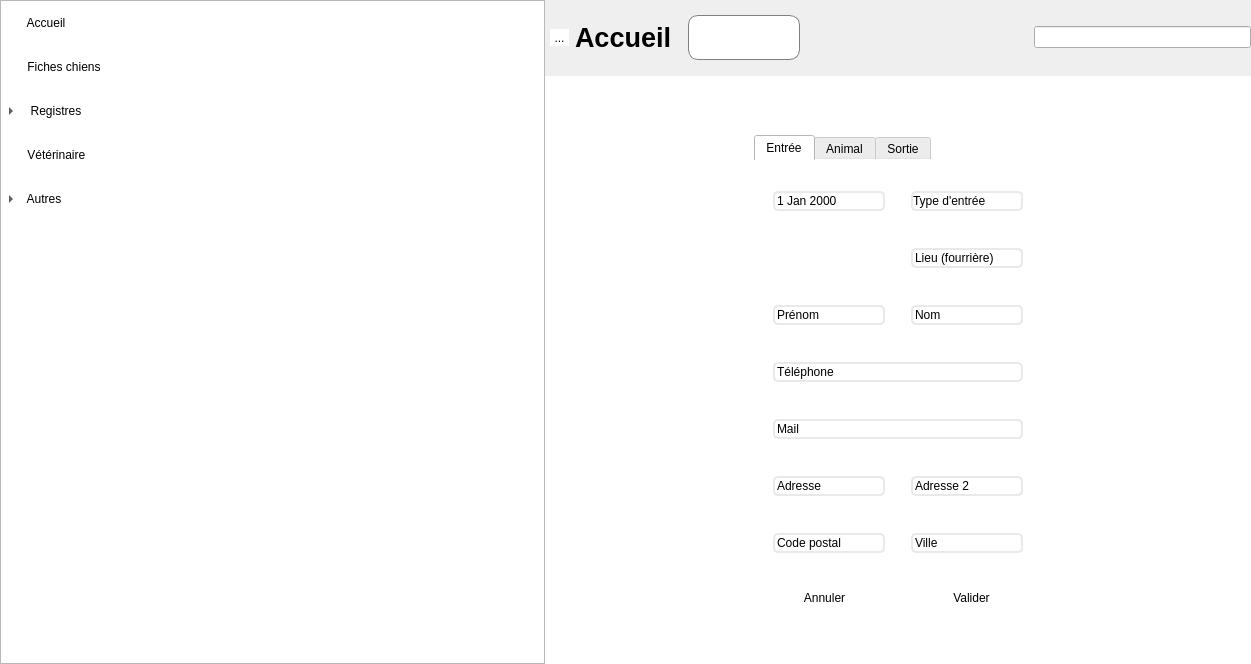
<?xml version="1.0" encoding="UTF-8"?>
<ui version="4.0">
 <class>MainWindow</class>
 <widget class="QMainWindow" name="MainWindow">
  <property name="geometry">
   <rect>
    <x>0</x>
    <y>0</y>
    <width>1251</width>
    <height>664</height>
   </rect>
  </property>
  <property name="palette">
   <palette>
    <active>
     <colorrole role="Window">
      <brush brushstyle="SolidPattern">
       <color alpha="255">
        <red>255</red>
        <green>255</green>
        <blue>255</blue>
       </color>
      </brush>
     </colorrole>
    </active>
    <inactive>
     <colorrole role="Window">
      <brush brushstyle="SolidPattern">
       <color alpha="255">
        <red>239</red>
        <green>239</green>
        <blue>239</blue>
       </color>
      </brush>
     </colorrole>
    </inactive>
    <disabled>
     <colorrole role="Window">
      <brush brushstyle="SolidPattern">
       <color alpha="255">
        <red>255</red>
        <green>255</green>
        <blue>255</blue>
       </color>
      </brush>
     </colorrole>
    </disabled>
   </palette>
  </property>
  <property name="windowTitle">
   <string>MainWindow</string>
  </property>
  <property name="autoFillBackground">
   <bool>false</bool>
  </property>
  <property name="styleSheet">
   <string notr="true"/>
  </property>
  <widget class="QWidget" name="centralwidget">
   <layout class="QHBoxLayout" name="horizontalLayout">
    <property name="spacing">
     <number>0</number>
    </property>
    <property name="leftMargin">
     <number>0</number>
    </property>
    <property name="topMargin">
     <number>0</number>
    </property>
    <property name="rightMargin">
     <number>0</number>
    </property>
    <property name="bottomMargin">
     <number>0</number>
    </property>
    <item>
     <widget class="MenuTree" name="menuTree">
      <property name="sizePolicy">
       <sizepolicy hsizetype="Expanding" vsizetype="Expanding">
        <horstretch>0</horstretch>
        <verstretch>0</verstretch>
       </sizepolicy>
      </property>
      <property name="styleSheet">
       <string notr="true">QTreeView::branch{
	image:none;
}

QTreeView::item { margin-top: 30px; }</string>
      </property>
      <property name="itemsExpandable">
       <bool>false</bool>
      </property>
      <property name="animated">
       <bool>true</bool>
      </property>
      <property name="headerHidden">
       <bool>true</bool>
      </property>
      <property name="columnCount">
       <number>1</number>
      </property>
      <attribute name="headerCascadingSectionResizes">
       <bool>true</bool>
      </attribute>
      <attribute name="headerDefaultSectionSize">
       <number>200</number>
      </attribute>
      <column>
       <property name="text">
        <string/>
       </property>
      </column>
      <item>
       <property name="text">
        <string> Accueil</string>
       </property>
       <property name="icon">
        <iconset>
         <normaloff>media/home_gray.svg</normaloff>
         <selectedoff>media/home_white.svg</selectedoff>media/home_gray.svg</iconset>
       </property>
      </item>
      <item>
       <property name="text">
        <string> Fiches chiens</string>
       </property>
       <property name="icon">
        <iconset>
         <normaloff>media/dog_gray.svg</normaloff>
         <selectedoff>media/dog_white.svg</selectedoff>media/dog_gray.svg</iconset>
       </property>
      </item>
      <item>
       <property name="text">
        <string>  Registres</string>
       </property>
       <property name="icon">
        <iconset>
         <normaloff>media/registry_gray.svg</normaloff>
         <selectedoff>media/registry_white.svg</selectedoff>media/registry_gray.svg</iconset>
       </property>
       <item>
        <property name="text">
         <string> Entrées/Sorties</string>
        </property>
        <property name="background">
         <brush brushstyle="NoBrush">
          <color alpha="255">
           <red>45</red>
           <green>57</green>
           <blue>76</blue>
          </color>
         </brush>
        </property>
       </item>
       <item>
        <property name="text">
         <string> Garderie</string>
        </property>
        <property name="background">
         <brush brushstyle="NoBrush">
          <color alpha="255">
           <red>45</red>
           <green>57</green>
           <blue>76</blue>
          </color>
         </brush>
        </property>
       </item>
       <item>
        <property name="text">
         <string> Adhérents</string>
        </property>
        <property name="background">
         <brush brushstyle="NoBrush">
          <color alpha="255">
           <red>45</red>
           <green>57</green>
           <blue>76</blue>
          </color>
         </brush>
        </property>
       </item>
      </item>
      <item>
       <property name="text">
        <string> Vétérinaire</string>
       </property>
       <property name="icon">
        <iconset>
         <normaloff>media/nurse_gray.svg</normaloff>
         <selectedoff>media/nurse_white.svg</selectedoff>media/nurse_gray.svg</iconset>
       </property>
      </item>
      <item>
       <property name="text">
        <string> Autres</string>
       </property>
       <property name="icon">
        <iconset>
         <normaloff>media/circle_gray.svg</normaloff>
         <selectedoff>media/circle_white.svg</selectedoff>media/circle_gray.svg</iconset>
       </property>
       <item>
        <property name="text">
         <string> Liste rouge adoptants</string>
        </property>
        <property name="background">
         <brush brushstyle="NoBrush">
          <color alpha="255">
           <red>45</red>
           <green>57</green>
           <blue>76</blue>
          </color>
         </brush>
        </property>
       </item>
       <item>
        <property name="text">
         <string> Animaux perdus</string>
        </property>
        <property name="background">
         <brush brushstyle="NoBrush">
          <color alpha="255">
           <red>45</red>
           <green>57</green>
           <blue>76</blue>
          </color>
         </brush>
        </property>
       </item>
       <item>
        <property name="text">
         <string> Demandes d'adoption</string>
        </property>
        <property name="background">
         <brush brushstyle="NoBrush">
          <color alpha="255">
           <red>45</red>
           <green>57</green>
           <blue>76</blue>
          </color>
         </brush>
        </property>
       </item>
      </item>
     </widget>
    </item>
    <item>
     <layout class="QVBoxLayout" name="mainVerticalLayout">
      <property name="spacing">
       <number>6</number>
      </property>
      <item>
       <layout class="QHBoxLayout" name="topHorizontalLayout">
        <property name="leftMargin">
         <number>5</number>
        </property>
        <property name="topMargin">
         <number>5</number>
        </property>
        <item>
         <widget class="QToolButton" name="menuButton">
          <property name="styleSheet">
           <string notr="true">background-color:white;

border-style:none;</string>
          </property>
          <property name="text">
           <string>...</string>
          </property>
          <property name="icon">
           <iconset>
            <normaloff>media/menuButton.png</normaloff>media/menuButton.png</iconset>
          </property>
          <property name="iconSize">
           <size>
            <width>32</width>
            <height>32</height>
           </size>
          </property>
          <property name="arrowType">
           <enum>Qt::NoArrow</enum>
          </property>
         </widget>
        </item>
        <item>
         <widget class="QLabel" name="titleLabel">
          <property name="palette">
           <palette>
            <active>
             <colorrole role="WindowText">
              <brush brushstyle="SolidPattern">
               <color alpha="255">
                <red>67</red>
                <green>67</green>
                <blue>67</blue>
               </color>
              </brush>
             </colorrole>
            </active>
            <inactive>
             <colorrole role="WindowText">
              <brush brushstyle="SolidPattern">
               <color alpha="255">
                <red>0</red>
                <green>0</green>
                <blue>0</blue>
               </color>
              </brush>
             </colorrole>
            </inactive>
            <disabled>
             <colorrole role="WindowText">
              <brush brushstyle="SolidPattern">
               <color alpha="255">
                <red>190</red>
                <green>190</green>
                <blue>190</blue>
               </color>
              </brush>
             </colorrole>
            </disabled>
           </palette>
          </property>
          <property name="font">
           <font>
            <pointsize>20</pointsize>
            <bold>true</bold>
            <underline>false</underline>
           </font>
          </property>
          <property name="text">
           <string>Accueil</string>
          </property>
         </widget>
        </item>
        <item>
         <widget class="QComboBox" name="yearBox">
          <property name="sizePolicy">
           <sizepolicy hsizetype="Fixed" vsizetype="Fixed">
            <horstretch>0</horstretch>
            <verstretch>0</verstretch>
           </sizepolicy>
          </property>
          <property name="font">
           <font>
            <pointsize>20</pointsize>
           </font>
          </property>
          <property name="styleSheet">
           <string notr="true">QComboBox::drop-down {
    width: 0px;
    border: none;
}

QComboBox {
	background-color:white;
	color:#333;
    border: 1px solid gray;
    border-radius: 10px;
	margin:10px;
    padding: 5px;
    text-align: center;
}
</string>
          </property>
         </widget>
        </item>
        <item>
         <spacer name="horizontalSpacer">
          <property name="orientation">
           <enum>Qt::Horizontal</enum>
          </property>
          <property name="sizeHint" stdset="0">
           <size>
            <width>40</width>
            <height>20</height>
           </size>
          </property>
         </spacer>
        </item>
        <item>
         <widget class="QLineEdit" name="searchLine"/>
        </item>
       </layout>
      </item>
      <item>
       <widget class="QStackedWidget" name="stackedWidget">
        <property name="frameShape">
         <enum>QFrame::NoFrame</enum>
        </property>
        <property name="currentIndex">
         <number>3</number>
        </property>
        <widget class="QWidget" name="homePage"/>
        <widget class="QWidget" name="dogSheetsPage"/>
        <widget class="DogRegistry" name="entryRegistryPage">
         <layout class="QVBoxLayout" name="verticalLayout_2">
          <property name="spacing">
           <number>0</number>
          </property>
          <item>
           <widget class="QPushButton" name="exportEntryButton">
            <property name="text">
             <string>Exporter en PDF</string>
            </property>
           </widget>
          </item>
          <item>
           <layout class="QHBoxLayout" name="entryLabelLayout">
            <property name="spacing">
             <number>0</number>
            </property>
            <item>
             <widget class="QLabel" name="entryLabel1">
              <property name="sizePolicy">
               <sizepolicy hsizetype="Expanding" vsizetype="Minimum">
                <horstretch>0</horstretch>
                <verstretch>0</verstretch>
               </sizepolicy>
              </property>
              <property name="styleSheet">
               <string notr="true">font-weight:bold;
color:#212834;</string>
              </property>
              <property name="frameShape">
               <enum>QFrame::Box</enum>
              </property>
              <property name="text">
               <string>ENTRÉE</string>
              </property>
              <property name="alignment">
               <set>Qt::AlignCenter</set>
              </property>
             </widget>
            </item>
            <item>
             <widget class="QLabel" name="entryLabel2">
              <property name="sizePolicy">
               <sizepolicy hsizetype="Expanding" vsizetype="Preferred">
                <horstretch>0</horstretch>
                <verstretch>0</verstretch>
               </sizepolicy>
              </property>
              <property name="styleSheet">
               <string notr="true">font-weight:bold;
color:#212834;</string>
              </property>
              <property name="frameShape">
               <enum>QFrame::Box</enum>
              </property>
              <property name="text">
               <string>ANIMAL</string>
              </property>
              <property name="alignment">
               <set>Qt::AlignCenter</set>
              </property>
             </widget>
            </item>
            <item>
             <widget class="QLabel" name="entryLabel3">
              <property name="sizePolicy">
               <sizepolicy hsizetype="Expanding" vsizetype="Preferred">
                <horstretch>0</horstretch>
                <verstretch>0</verstretch>
               </sizepolicy>
              </property>
              <property name="styleSheet">
               <string notr="true">font-weight:bold;
color:#212834;</string>
              </property>
              <property name="frameShape">
               <enum>QFrame::Box</enum>
              </property>
              <property name="text">
               <string>SORTIE</string>
              </property>
              <property name="alignment">
               <set>Qt::AlignCenter</set>
              </property>
             </widget>
            </item>
            <item>
             <widget class="QToolButton" name="entryAddButton">
              <property name="text">
               <string/>
              </property>
             </widget>
            </item>
           </layout>
          </item>
          <item>
           <widget class="QTableWidget" name="entryTable">
            <property name="sizePolicy">
             <sizepolicy hsizetype="Expanding" vsizetype="Expanding">
              <horstretch>0</horstretch>
              <verstretch>0</verstretch>
             </sizepolicy>
            </property>
            <property name="styleSheet">
             <string notr="true"/>
            </property>
            <property name="frameShape">
             <enum>QFrame::NoFrame</enum>
            </property>
            <property name="frameShadow">
             <enum>QFrame::Sunken</enum>
            </property>
            <property name="lineWidth">
             <number>0</number>
            </property>
            <property name="verticalScrollBarPolicy">
             <enum>Qt::ScrollBarAsNeeded</enum>
            </property>
            <property name="horizontalScrollBarPolicy">
             <enum>Qt::ScrollBarAsNeeded</enum>
            </property>
            <property name="editTriggers">
             <set>QAbstractItemView::NoEditTriggers</set>
            </property>
            <property name="alternatingRowColors">
             <bool>false</bool>
            </property>
            <property name="selectionMode">
             <enum>QAbstractItemView::SingleSelection</enum>
            </property>
            <property name="selectionBehavior">
             <enum>QAbstractItemView::SelectRows</enum>
            </property>
            <attribute name="horizontalHeaderMinimumSectionSize">
             <number>0</number>
            </attribute>
            <attribute name="horizontalHeaderDefaultSectionSize">
             <number>90</number>
            </attribute>
            <column>
             <property name="text">
              <string>#</string>
             </property>
             <property name="font">
              <font>
               <bold>false</bold>
              </font>
             </property>
            </column>
            <column>
             <property name="text">
              <string>Date entrée</string>
             </property>
            </column>
            <column>
             <property name="text">
              <string>Provenance</string>
             </property>
            </column>
            <column>
             <property name="text">
              <string>Espèce/Sexe</string>
             </property>
            </column>
            <column>
             <property name="text">
              <string>Identification</string>
             </property>
            </column>
            <column>
             <property name="text">
              <string>Description</string>
             </property>
            </column>
            <column>
             <property name="text">
              <string>Date de naissance</string>
             </property>
            </column>
            <column>
             <property name="text">
              <string>Date sortie</string>
             </property>
            </column>
            <column>
             <property name="text">
              <string>Destination</string>
             </property>
            </column>
            <column>
             <property name="text">
              <string>Cause de la mort</string>
             </property>
            </column>
            <column>
             <property name="text">
              <string>   </string>
             </property>
            </column>
           </widget>
          </item>
         </layout>
        </widget>
        <widget class="EditPage" name="editPage">
         <property name="styleSheet">
          <string notr="true">QWidget{
	border:none;
	background-color:white;
}

QLineEdit, QDateTimeEdit, QComboBox {
	border: 2px solid #e7e9ed;
	border-radius: 5px;
	margin:10px;
}
</string>
         </property>
         <layout class="QVBoxLayout" name="verticalLayout_3">
          <property name="leftMargin">
           <number>200</number>
          </property>
          <property name="topMargin">
           <number>50</number>
          </property>
          <property name="rightMargin">
           <number>200</number>
          </property>
          <property name="bottomMargin">
           <number>50</number>
          </property>
          <item>
           <widget class="QStackedWidget" name="editStacked">
            <widget class="QWidget" name="entryEditPage">
             <layout class="QVBoxLayout" name="verticalLayout_4">
              <item>
               <layout class="QHBoxLayout" name="horizontalLayout_2">
                <item>
                 <widget class="QTabWidget" name="entryTabWidget">
                  <property name="currentIndex">
                   <number>0</number>
                  </property>
                  <widget class="QWidget" name="entryTab1">
                   <attribute name="title">
                    <string>Entrée</string>
                   </attribute>
                   <layout class="QGridLayout" name="gridLayout">
                    <item row="0" column="1">
                     <widget class="QDateEdit" name="entryDateEdit">
                      <property name="calendarPopup">
                       <bool>true</bool>
                      </property>
                      <property name="currentSectionIndex">
                       <number>0</number>
                      </property>
                     </widget>
                    </item>
                    <item row="8" column="1" colspan="2">
                     <widget class="QLineEdit" name="emailAbandonEdit">
                      <property name="text">
                       <string>Mail</string>
                      </property>
                      <property name="placeholderText">
                       <string>Email</string>
                      </property>
                     </widget>
                    </item>
                    <item row="1" column="2">
                     <widget class="QLineEdit" name="poundPlaceEdit">
                      <property name="enabled">
                       <bool>true</bool>
                      </property>
                      <property name="text">
                       <string>Lieu (fourrière)</string>
                      </property>
                      <property name="placeholderText">
                       <string>Lieu</string>
                      </property>
                     </widget>
                    </item>
                    <item row="10" column="1">
                     <widget class="QLineEdit" name="postalCodeAbandonEdit">
                      <property name="text">
                       <string>Code postal</string>
                      </property>
                      <property name="placeholderText">
                       <string>Code postal</string>
                      </property>
                     </widget>
                    </item>
                    <item row="5" column="2">
                     <widget class="QLineEdit" name="lastNameAbandonEdit">
                      <property name="text">
                       <string>Nom</string>
                      </property>
                      <property name="placeholderText">
                       <string>Nom</string>
                      </property>
                     </widget>
                    </item>
                    <item row="5" column="1">
                     <widget class="QLineEdit" name="firstNameAbandonEdit">
                      <property name="text">
                       <string>Prénom</string>
                      </property>
                      <property name="placeholderText">
                       <string>Prénom</string>
                      </property>
                     </widget>
                    </item>
                    <item row="0" column="2">
                     <widget class="QComboBox" name="entryTypeBox">
                      <property name="placeholderText">
                       <string>Type d'entrée</string>
                      </property>
                      <item>
                       <property name="text">
                        <string>Abandon</string>
                       </property>
                      </item>
                      <item>
                       <property name="text">
                        <string>Fourrière</string>
                       </property>
                      </item>
                     </widget>
                    </item>
                    <item row="10" column="2">
                     <widget class="QLineEdit" name="cityAbandonEdit">
                      <property name="text">
                       <string>Ville</string>
                      </property>
                      <property name="placeholderText">
                       <string>Ville</string>
                      </property>
                     </widget>
                    </item>
                    <item row="9" column="1">
                     <widget class="QLineEdit" name="addressAbandonEdit">
                      <property name="text">
                       <string>Adresse</string>
                      </property>
                      <property name="placeholderText">
                       <string>Adresse</string>
                      </property>
                     </widget>
                    </item>
                    <item row="9" column="2">
                     <widget class="QLineEdit" name="address2AbandonEdit">
                      <property name="styleSheet">
                       <string notr="true"/>
                      </property>
                      <property name="text">
                       <string>Adresse 2</string>
                      </property>
                      <property name="placeholderText">
                       <string>Complément d'adresse</string>
                      </property>
                     </widget>
                    </item>
                    <item row="6" column="1" colspan="2">
                     <widget class="QLineEdit" name="phoneAbandonEdit">
                      <property name="text">
                       <string>Téléphone</string>
                      </property>
                      <property name="placeholderText">
                       <string>Téléphone</string>
                      </property>
                     </widget>
                    </item>
                   </layout>
                  </widget>
                  <widget class="QWidget" name="entryTab2">
                   <attribute name="title">
                    <string>Animal</string>
                   </attribute>
                   <layout class="QGridLayout" name="gridLayout_2">
                    <item row="1" column="0">
                     <widget class="QComboBox" name="sexBox">
                      <item>
                       <property name="text">
                        <string>Mâle</string>
                       </property>
                      </item>
                      <item>
                       <property name="text">
                        <string>Femelle</string>
                       </property>
                      </item>
                     </widget>
                    </item>
                    <item row="0" column="0">
                     <widget class="QLineEdit" name="dogNameEdit"/>
                    </item>
                    <item row="0" column="1">
                     <widget class="QLineEdit" name="chipEdit"/>
                    </item>
                    <item row="2" column="0" colspan="2">
                     <widget class="QLineEdit" name="breedEdit"/>
                    </item>
                    <item row="1" column="1">
                     <widget class="QDateEdit" name="birthDateEdit"/>
                    </item>
                   </layout>
                  </widget>
                  <widget class="QWidget" name="entryTab3">
                   <attribute name="title">
                    <string>Sortie</string>
                   </attribute>
                   <layout class="QFormLayout" name="formLayout">
                    <item row="0" column="1">
                     <widget class="QPushButton" name="addDestButton">
                      <property name="text">
                       <string>Ajouter Sortie</string>
                      </property>
                     </widget>
                    </item>
                    <item row="1" column="1">
                     <widget class="QLineEdit" name="deathCauseEdit"/>
                    </item>
                   </layout>
                  </widget>
                 </widget>
                </item>
               </layout>
              </item>
              <item>
               <layout class="QHBoxLayout" name="horizontalLayout_3">
                <item>
                 <widget class="QPushButton" name="cancelButton">
                  <property name="text">
                   <string>Annuler</string>
                  </property>
                 </widget>
                </item>
                <item>
                 <widget class="QPushButton" name="submitButton">
                  <property name="text">
                   <string>Valider</string>
                  </property>
                 </widget>
                </item>
               </layout>
              </item>
             </layout>
            </widget>
            <widget class="QWidget" name="careEditPage"/>
           </widget>
          </item>
         </layout>
        </widget>
        <widget class="DogRegistry" name="careRegistryPage">
         <layout class="QVBoxLayout" name="verticalLayout">
          <item>
           <widget class="QPushButton" name="exportCareButton">
            <property name="text">
             <string>Exporter en PDF</string>
            </property>
           </widget>
          </item>
          <item>
           <layout class="QHBoxLayout" name="careLabelLayout">
            <property name="spacing">
             <number>0</number>
            </property>
            <item>
             <widget class="QLabel" name="careLabel1">
              <property name="sizePolicy">
               <sizepolicy hsizetype="Expanding" vsizetype="Minimum">
                <horstretch>0</horstretch>
                <verstretch>0</verstretch>
               </sizepolicy>
              </property>
              <property name="styleSheet">
               <string notr="true">font-weight:bold;
color:#212834;</string>
              </property>
              <property name="frameShape">
               <enum>QFrame::Box</enum>
              </property>
              <property name="text">
               <string>ENTRÉE</string>
              </property>
              <property name="alignment">
               <set>Qt::AlignCenter</set>
              </property>
             </widget>
            </item>
            <item>
             <widget class="QLabel" name="careLabel2">
              <property name="sizePolicy">
               <sizepolicy hsizetype="Expanding" vsizetype="Preferred">
                <horstretch>0</horstretch>
                <verstretch>0</verstretch>
               </sizepolicy>
              </property>
              <property name="styleSheet">
               <string notr="true">font-weight:bold;
color:#212834;</string>
              </property>
              <property name="frameShape">
               <enum>QFrame::Box</enum>
              </property>
              <property name="text">
               <string>ANIMAL</string>
              </property>
              <property name="alignment">
               <set>Qt::AlignCenter</set>
              </property>
             </widget>
            </item>
            <item>
             <widget class="QLabel" name="careLabel3">
              <property name="sizePolicy">
               <sizepolicy hsizetype="Expanding" vsizetype="Preferred">
                <horstretch>0</horstretch>
                <verstretch>0</verstretch>
               </sizepolicy>
              </property>
              <property name="styleSheet">
               <string notr="true">font-weight:bold;
color:#212834;</string>
              </property>
              <property name="frameShape">
               <enum>QFrame::Box</enum>
              </property>
              <property name="text">
               <string>SORTIE</string>
              </property>
              <property name="alignment">
               <set>Qt::AlignCenter</set>
              </property>
             </widget>
            </item>
            <item>
             <widget class="QToolButton" name="careAddButton">
              <property name="text">
               <string/>
              </property>
             </widget>
            </item>
           </layout>
          </item>
          <item>
           <widget class="QTableWidget" name="careTable">
            <property name="sizePolicy">
             <sizepolicy hsizetype="Expanding" vsizetype="Expanding">
              <horstretch>0</horstretch>
              <verstretch>0</verstretch>
             </sizepolicy>
            </property>
            <property name="styleSheet">
             <string notr="true"/>
            </property>
            <property name="frameShape">
             <enum>QFrame::NoFrame</enum>
            </property>
            <property name="frameShadow">
             <enum>QFrame::Sunken</enum>
            </property>
            <property name="lineWidth">
             <number>0</number>
            </property>
            <property name="verticalScrollBarPolicy">
             <enum>Qt::ScrollBarAsNeeded</enum>
            </property>
            <property name="horizontalScrollBarPolicy">
             <enum>Qt::ScrollBarAsNeeded</enum>
            </property>
            <property name="editTriggers">
             <set>QAbstractItemView::NoEditTriggers</set>
            </property>
            <property name="alternatingRowColors">
             <bool>false</bool>
            </property>
            <property name="selectionMode">
             <enum>QAbstractItemView::SingleSelection</enum>
            </property>
            <property name="selectionBehavior">
             <enum>QAbstractItemView::SelectRows</enum>
            </property>
            <attribute name="horizontalHeaderMinimumSectionSize">
             <number>0</number>
            </attribute>
            <attribute name="horizontalHeaderDefaultSectionSize">
             <number>90</number>
            </attribute>
            <column>
             <property name="text">
              <string>#</string>
             </property>
             <property name="font">
              <font>
               <bold>false</bold>
              </font>
             </property>
            </column>
            <column>
             <property name="text">
              <string>Date entrée</string>
             </property>
            </column>
            <column>
             <property name="text">
              <string>Provenance</string>
             </property>
            </column>
            <column>
             <property name="text">
              <string>Espèce/Sexe</string>
             </property>
            </column>
            <column>
             <property name="text">
              <string>Identification</string>
             </property>
            </column>
            <column>
             <property name="text">
              <string>Description</string>
             </property>
            </column>
            <column>
             <property name="text">
              <string>Date de naissance</string>
             </property>
            </column>
            <column>
             <property name="text">
              <string>Date sortie</string>
             </property>
            </column>
            <column>
             <property name="text">
              <string>Destinataire</string>
             </property>
            </column>
            <column>
             <property name="text">
              <string/>
             </property>
            </column>
           </widget>
          </item>
         </layout>
        </widget>
        <widget class="QWidget" name="redListPage"/>
        <widget class="QWidget" name="lostPage"/>
        <widget class="QWidget" name="adoptionDemandPage"/>
        <widget class="QWidget" name="membersPage"/>
        <widget class="QWidget" name="vetPage"/>
       </widget>
      </item>
     </layout>
    </item>
   </layout>
  </widget>
  <widget class="QMenuBar" name="menubar">
   <property name="geometry">
    <rect>
     <x>0</x>
     <y>0</y>
     <width>1251</width>
     <height>22</height>
    </rect>
   </property>
  </widget>
 </widget>
 <customwidgets>
  <customwidget>
   <class>MenuTree</class>
   <extends>QTreeWidget</extends>
   <header>menutree.h</header>
  </customwidget>
  <customwidget>
   <class>DogRegistry</class>
   <extends>QWidget</extends>
   <header>dogregistry.h</header>
   <container>1</container>
  </customwidget>
  <customwidget>
   <class>EditPage</class>
   <extends>QWidget</extends>
   <header>editpage.h</header>
   <container>1</container>
  </customwidget>
 </customwidgets>
 <tabstops>
  <tabstop>menuTree</tabstop>
  <tabstop>menuButton</tabstop>
  <tabstop>yearBox</tabstop>
  <tabstop>searchLine</tabstop>
  <tabstop>entryTabWidget</tabstop>
  <tabstop>entryDateEdit</tabstop>
  <tabstop>entryTypeBox</tabstop>
  <tabstop>firstNameAbandonEdit</tabstop>
  <tabstop>poundPlaceEdit</tabstop>
  <tabstop>lastNameAbandonEdit</tabstop>
  <tabstop>phoneAbandonEdit</tabstop>
  <tabstop>emailAbandonEdit</tabstop>
  <tabstop>addressAbandonEdit</tabstop>
  <tabstop>address2AbandonEdit</tabstop>
  <tabstop>postalCodeAbandonEdit</tabstop>
  <tabstop>cityAbandonEdit</tabstop>
  <tabstop>dogNameEdit</tabstop>
  <tabstop>chipEdit</tabstop>
  <tabstop>sexBox</tabstop>
  <tabstop>birthDateEdit</tabstop>
  <tabstop>breedEdit</tabstop>
  <tabstop>cancelButton</tabstop>
  <tabstop>submitButton</tabstop>
  <tabstop>exportEntryButton</tabstop>
  <tabstop>careTable</tabstop>
  <tabstop>entryTable</tabstop>
  <tabstop>entryAddButton</tabstop>
  <tabstop>careAddButton</tabstop>
  <tabstop>exportCareButton</tabstop>
 </tabstops>
 <resources/>
 <connections/>
</ui>
